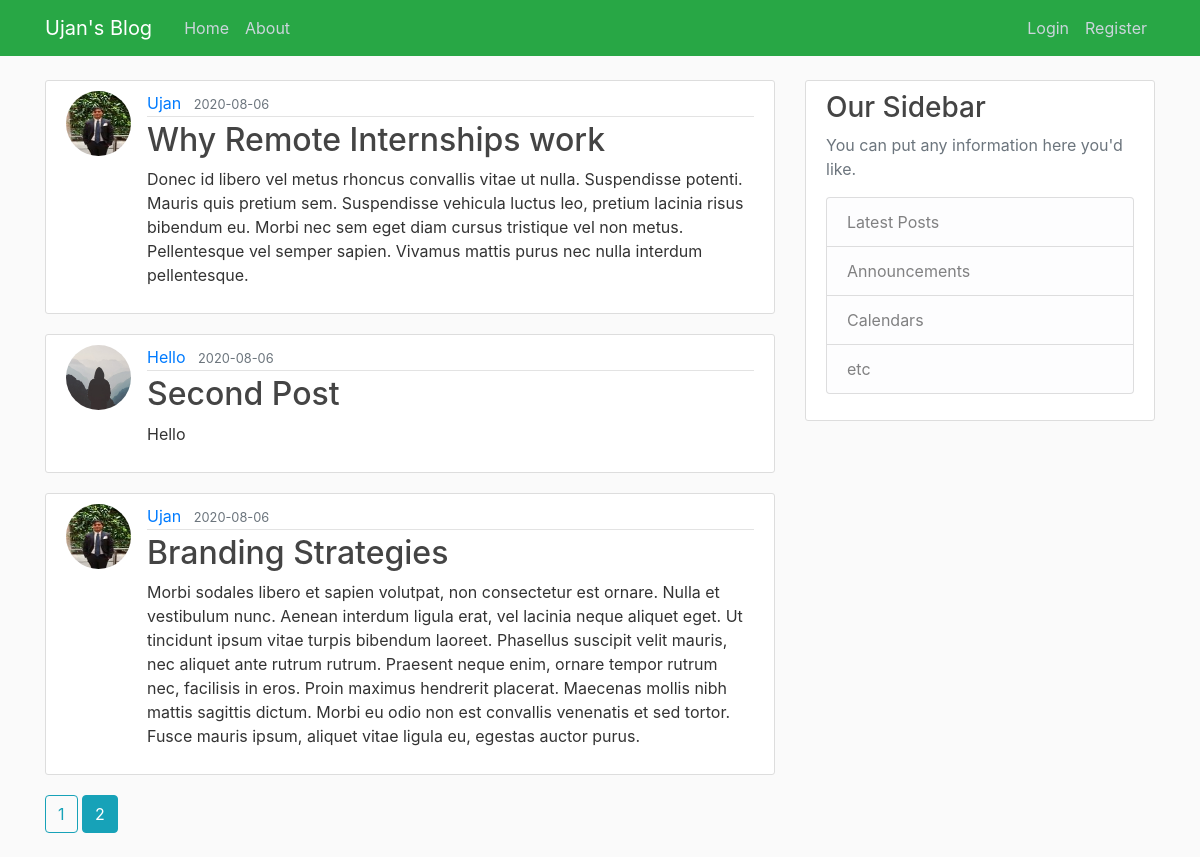
The page /home?page=2 on the database its author committed.
### flask_website/models.py (models this page shows, shortened)
class Post(db.Model):
    id = db.Column(db.Integer, primary_key = True)
    title = db.Column(db.String(100), nullable = False)
    date_posted = db.Column(db.DateTime, nullable = False, default = datetime.utcnow)
    content = db.Column(db.Text, nullable = False)
    user_id = db.Column(db.Integer, db.ForeignKey('user.id'), nullable = False) #user is lowercase because we access the column name, not class

class User(db.Model, UserMixin):
    id = db.Column(db.Integer, primary_key = True)
    username = db.Column(db.String(20), unique = True, nullable = False) #Max 20 characters
    email = db.Column(db.String(100), unique = True, nullable = False)
    image_file = db.Column(db.String(20), nullable = False, default = 'default.jpg')  # default image
    password = db.Column(db.String(60), nullable = False)
    posts = db.relationship('Post', backref = 'author', lazy = True) # backref allows us to get the author as soon as we have the post, lazy means SQLAlchemy will load the data when needed

### flask_website/main/routes.py (the view)
@main.route('/')
@main.route('/home')
def home():
    page = request.args.get('page', 1, type = int)
    posts = Post.query.order_by(Post.date_posted.desc()).paginate(per_page = 4, page = page) #paginate allows us to have certain number of posts per page
    return render_template('home.html', posts = posts)

### flask_website/templates/home.html
{% extends "layout.html" %}
{% block content %}
    {% for post in posts.items %}
    <article class="media content-section">
      <img class="rounded-circle article-img" src="{{ url_for('static', filename = 'profile_pics/'+ post.author.image_file) }}">
    <div class="media-body">
      <div class="article-metadata">
        <a class="mr-2" href="{{ url_for('users.user_post', username = post.author.username) }}">{{ post.author.username }}</a>
        <small class="text-muted">{{ post.date_posted.strftime('%Y-%m-%d') }}</small>
      </div>
      <h2><a class="article-title" href="{{ url_for('posts.post', post_id = post.id) }}">{{ post.title }}</a></h2>
      <p class="article-content">{{ post.content }}</p>
    </div>
    </article>
    {% endfor %}
    {% for page_num in posts.iter_pages(left_edge=1, right_edge=1, left_current=1, right_current=2) %}
      {% if page_num %}
        {%  if posts.page==page_num %}
          <a href="{{ url_for('main.home', page=page_num) }}" class="btn btn-info mb-4">{{ page_num }}</a>
        {% else %}
          <a href="{{ url_for('main.home', page=page_num) }}" class="btn btn-outline-info mb-4">{{ page_num }}</a>
        {% endif %}
      {% else %}
        ...
      {% endif %}
    {% endfor %}
{% endblock content %}

### flask_website/static/main.css (style rules this page uses)
body { background: #fafafa; color: #333333; margin-top: 5rem; }
h1, h2, h3, h4, h5, h6 { color: #444444; }
.content-section { background: #ffffff; padding: 10px 20px; border: 1px solid #dddddd; border-radius: 3px; margin-bottom: 20px; }
.article-title { color: #444444; }
.article-content { white-space: pre-line; }
.article-img { height: 65px; width: 65px; margin-right: 16px; }
.article-metadata { padding-bottom: 1px; margin-bottom: 4px; border-bottom: 1px solid #e3e3e3 }

### rows shown on the page
Post: image_file (picture), author.username "Ujan", date_posted "2020-08-06", title "Why Remote Internships work", content "Donec id libero vel metus rhoncus convallis vitae ut nulla. Suspendisse potenti. Mauris quis pretium sem. Suspendisse vehicula luctus leo, pretium lacinia risus bibendum eu. Morbi nec sem eget diam cursus tristique vel non metus. Pellentesque vel semper sapien. Vivamus mattis purus nec nulla interdum pellentesque."
Post: image_file (placeholder picture), author.username "Hello", date_posted "2020-08-06", title "Second Post", content "Hello"
Post: image_file (picture), author.username "Ujan", date_posted "2020-08-06", title "Branding Strategies", content "Morbi sodales libero et sapien volutpat, non consectetur est ornare. Nulla et vestibulum nunc. Aenean interdum ligula erat, vel lacinia neque aliquet eget. Ut tincidunt ipsum vitae turpis bibendum laoreet. Phasellus suscipit velit mauris, nec aliquet ante rutrum rutrum. Praesent neque enim, ornare tempor rutrum nec, facilisis in eros. Proin maximus hendrerit placerat. Maecenas mollis nibh mattis sagittis dictum. Morbi eu odio non est convallis venenatis et sed tortor. Fusce mauris ipsum, aliquet vitae ligula eu, egestas auctor purus."

### other values the page prints
{{ page_num }} "1"
{{ page_num }} "2"
